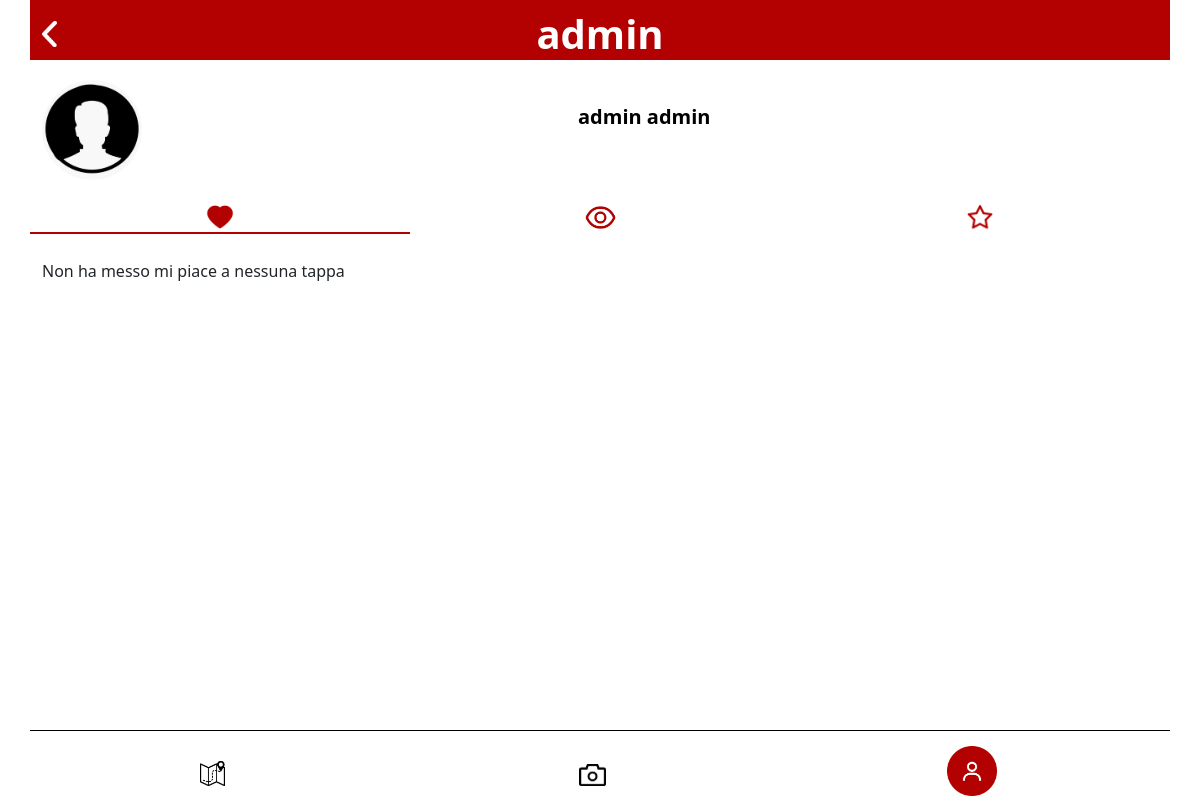
Page /mobile/profilo/index.php?emailUtente=admin@admin on the committed database.
### tables this page shows
CREATE TABLE IF NOT EXISTS Utente(
    email varchar(255) PRIMARY KEY,
    username varchar(255) NOT NULL UNIQUE,
    nome varchar(255) NOT NULL,
    cognome varchar(255) NOT NULL,
    psw varchar(255) NOT NULL,
    admn int(1) NOT NULL
);

### mobile/profilo/index.php (the view, shortened to what this page needs)
<?php session_start();
if(isset($_GET['emailUtente'])){
    $emailUtente=$_GET['emailUtente'];
}
$host = "127.0.0.1";
$user = "root";
$pass = "";
$database = "genovaroute";
$connessione = new mysqli($host, $user, $pass, $database);
if(isset($_GET['emailUtente'])){
    $sql = "SELECT nome, cognome, username FROM utente WHERE email = '" . $emailUtente . "'";
}
else{
    $sql = "SELECT nome, cognome, username FROM utente WHERE email = '" . $_SESSION['email'] . "'";
}
if ($result = $connessione->query($sql)) {
    $row = $result->fetch_array();
    $nome = $row['nome'];
    $cognome = $row['cognome'];
    $username = $row['username'];
} else {
    echo "Impossibile eseguire la query";
}
?>
<!doctype html>
<html lang="en">
<head>
    <link rel="stylesheet" href="../../css/style.css">
    <link rel="stylesheet" href="../../bootstrap/css/bootstrap.min.css">
</head>
<body class="d-flex flex-column min-vh-100">
    <div class="container fixed-bottom" style="background-color: white; border-top-color:black;  border-top-style: solid; border-top-width: 1px; height: 70px;">
        <div class="row  justify-content-center" style="padding-top: 15px;">
            <div class="col s-4" style="padding-top: 15px; ">
                <center>
                    <a class="navbar-brand" href="../percorsi/index.php">
                        <img id="percorso" src="../../img/icons/percorso.png">
                    </a>
                </center>
            </div>
            <div class="col s-4" style="padding-top: 15px; ">
                <center>
                    <a class="navbar-brand" href="../scanner/index.php">
                        <img id="scannerizza" src="../../img/icons/scannerizza.png">
                    </a>
                </center>
            </div>
            <div class="col s-4">
                <center>
                    <a class="navbar-brand" href="./">
                        <img id="accountSfondo" src="../../img/icons/accountSfondo.png">
                    </a>
                </center>
            </div>
        </div>
    </div>
    <div class="container">
        <div class="row justify-content-center align-items-center" style="background-color: #B30000;  padding-top: 10px; height:60px">
            <div class="col-2">
                <?php
                    if(isset($_GET['emailUtente'])){
                ?>
                <a href="search.php">
                    <img id="back" style="padding-bottom:8px" src="../../img/icons/back.png">
                </a>
                <?php
                    }
                    else{
                ?>
                <a class="navbar-brand" href="search.php">
                    <img id="setting" src="../../img/icons/search.png">
                </a>
                <?php
                }
                ?>
            </div>
            <div class="col-8 ">
                <h1 style=" color: white; font-weight: bold; text-align: center;"><?php echo $username; ?></h1>
            </div>
        </div>
        <div class="row justify-content-center" style="padding-top: 20px; padding-bottom: 20px; ">
            <div class="col s-2" id="immagineProfilo">
                <?php
                    if(isset($_GET['emailUtente'])){
                ?>
                <img style="width:100px;height:100px; border-radius: 50%" src="../../img/propics/<?php echo $emailUtente; ?>.png">
                <?php
                    }
                    else{
                ?>
                <img style="width:100px;height:100px; border-radius: 50%" src="../../img/propics/<?php echo $_SESSION['email']; ?>.png">
                <?php
                }
                ?>
            </div>
            <div class="col" id="nomeUtente" style="padding-top: 25px; padding-right:80px">
                <?php echo  ' <h1 style="font-weight: bold; font-size: 20px; color: black; text-align: left;">' . $nome . ' ' . $cognome . '</h1> ';  ?>
            </div>
        </div>
        <div class="row" style="margin:none; padding:none;  ">
            <div class="col-4" id="colCuore" style="border-bottom:2px solid #b30000; text-align:center; padding:0px; margin:auto;">
                <img class="cuore" id="cuore" src="../../img/icons/cuorePieno.png" style="width:30px">
            </div>
            <div class="col-4" id="colOcchio"  style="text-align:center;  padding:0px; margin:auto; ">
                <img class="occhio" id="occhio" src="../../img/icons/occhioCancellato.png" style="width:35px;">
            </div>
            <div class="col-4" id="colStar"  style=" text-align:center; padding:0px; margin:auto;">
                <img class="star"  id="star" src="../../img/icons/emptyStarRed.png" style="width:30px">
            </div>
        </div>
        <br>
    <div id="contenuto" style="padding:0px; margin:0px">
    <?php
    if(isset($_GET['emailUtente'])){
        $email=$_GET['emailUtente'];
    }
    else{
        $email=$_SESSION['email'];
    }
    $i=0;
    $sql = "SELECT * FROM utente_percorre_tappa, tappa WHERE email = '" . $email . "' AND tappa.id=id_tappa AND piace=1 ORDER BY (utente_percorre_tappa.data)DESC";
    $result = $connessione->query($sql);
    if ($result->num_rows > 0) {
        while ($row = $result->fetch_assoc()) {
            if ($i % 3 == 0 && $i!=0) {
                echo '</div>';
            }
            if ($i % 3 == 0 || $i = 0) {
                echo '<div class="row" style="width:100%; padding:0px; margin:0px;">';
            }
            echo   "
                            <div class='col-4' style='height: 130px; padding:0px; margin:0px;' >
                                <a  href='mostraTappa.php?idTappa=".$row['id']."'>   <img src='../../img/tappe/" . $row['id'] . ".1.png' style='width:100%; height: 100%;padding:1px; margin:5px;' > </a>
                            </div>
                        ";
            $i++;
        }
        echo "<br><br><br><br>";
    } else {
        if ($_SESSION['email'] == $email) {
            echo "Non hai messo mi piace a nessuna tappa";
        } else {
            echo "Non ha messo mi piace a nessuna tappa";
        }
    }
    ?>
    </div>
    </div>
</body>
</html>

### css/style.css (style rules this page uses)
#scannerizza { width: 27px; padding-bottom: 5px; }
#percorso { width:25px; padding-bottom: 8px; }
#accountSfondo { width:50px; }
#back { width:15px; padding-bottom:10px; }

### rows in the picture
utente: username "admin", nome "admin", cognome "admin"
